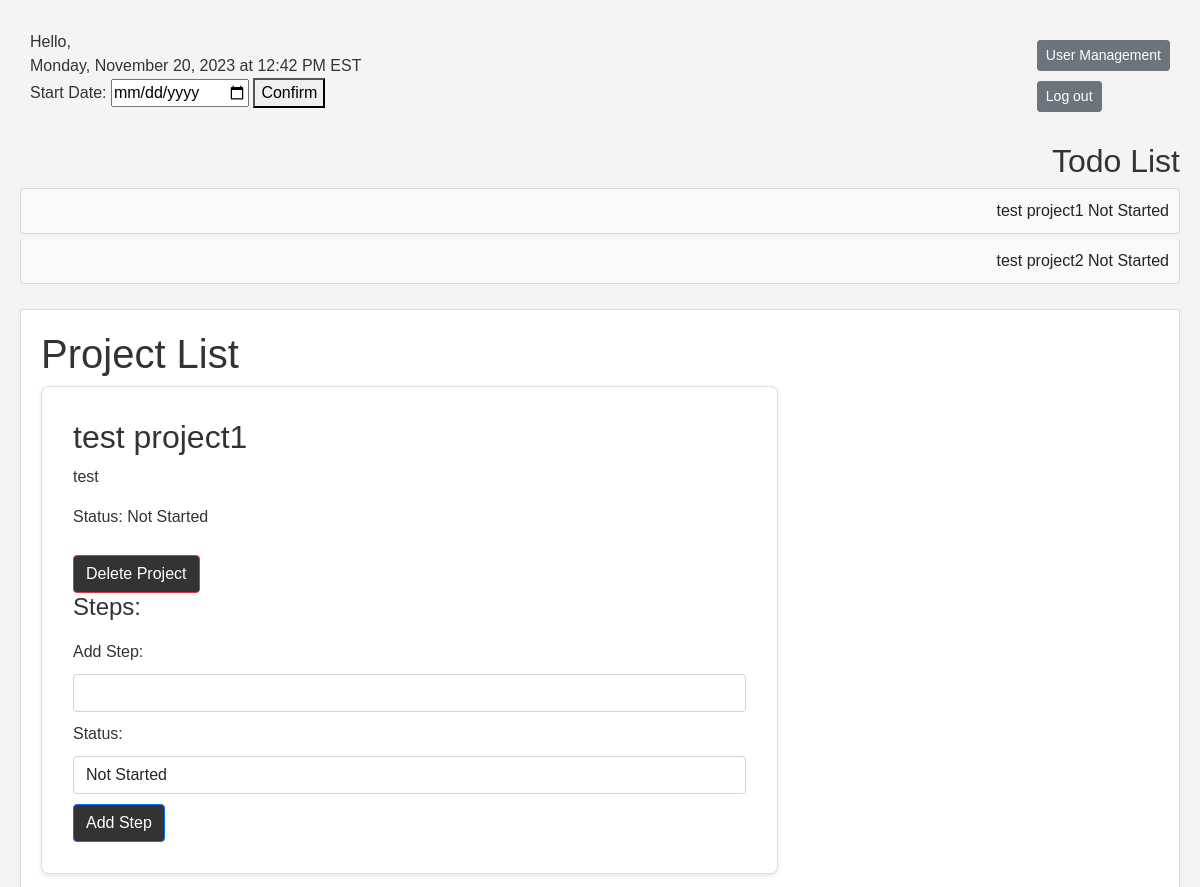
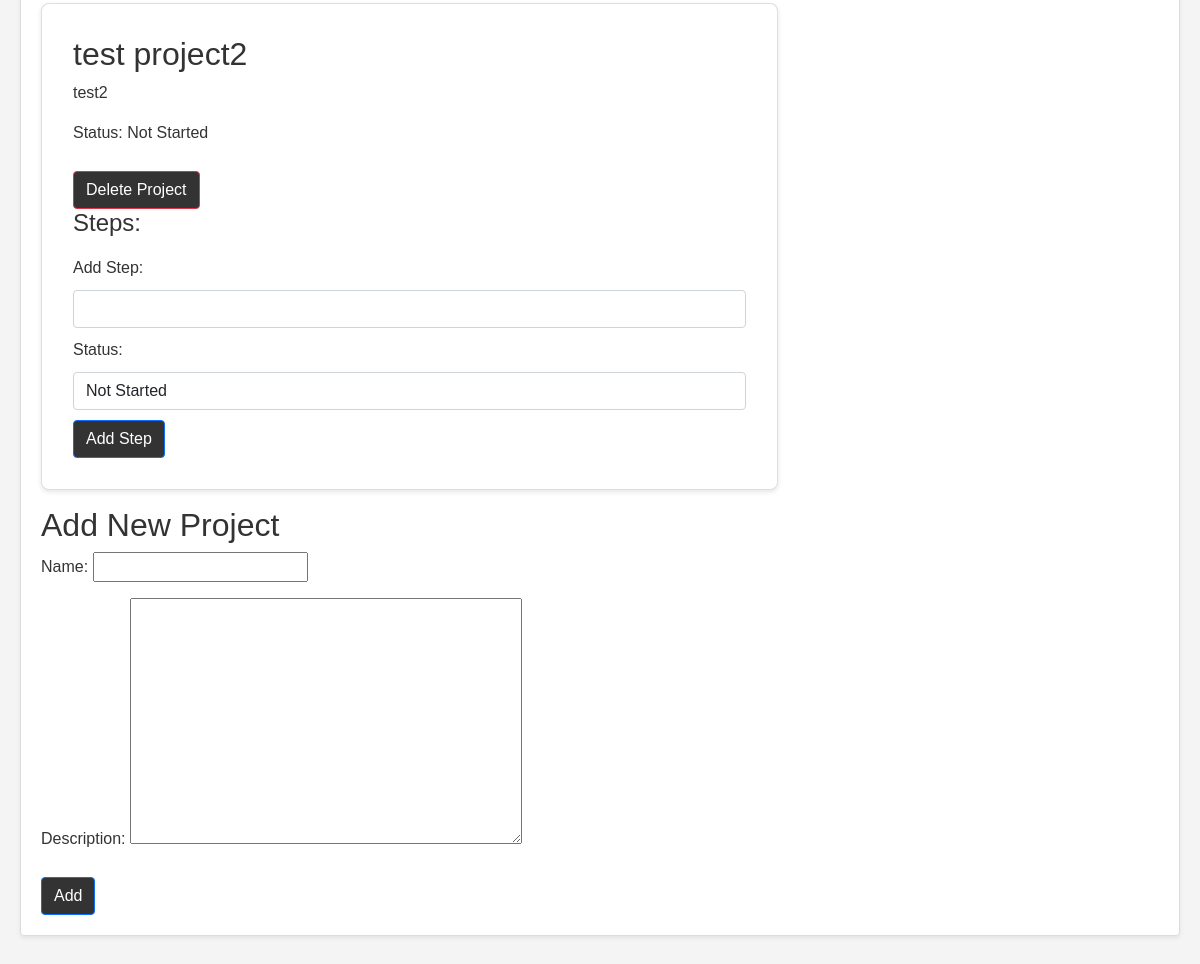
The page /projects/ on the database as committed earlier (2 pictures, top to bottom).
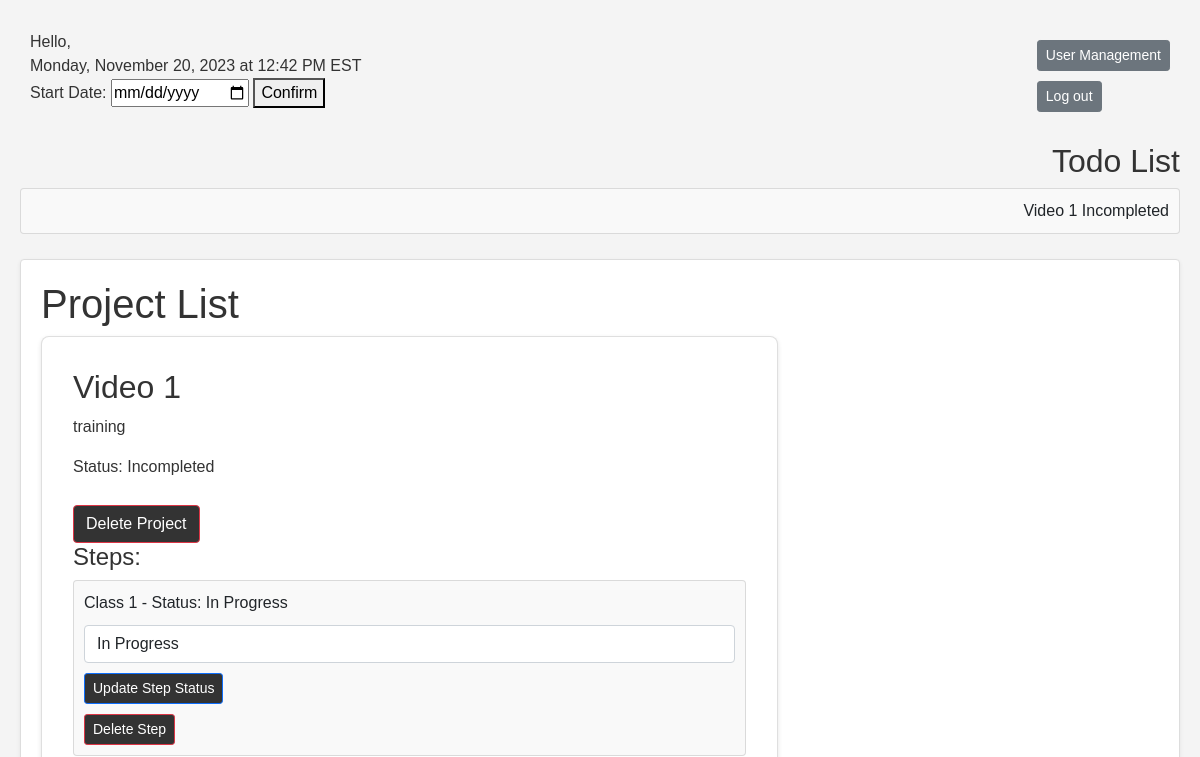
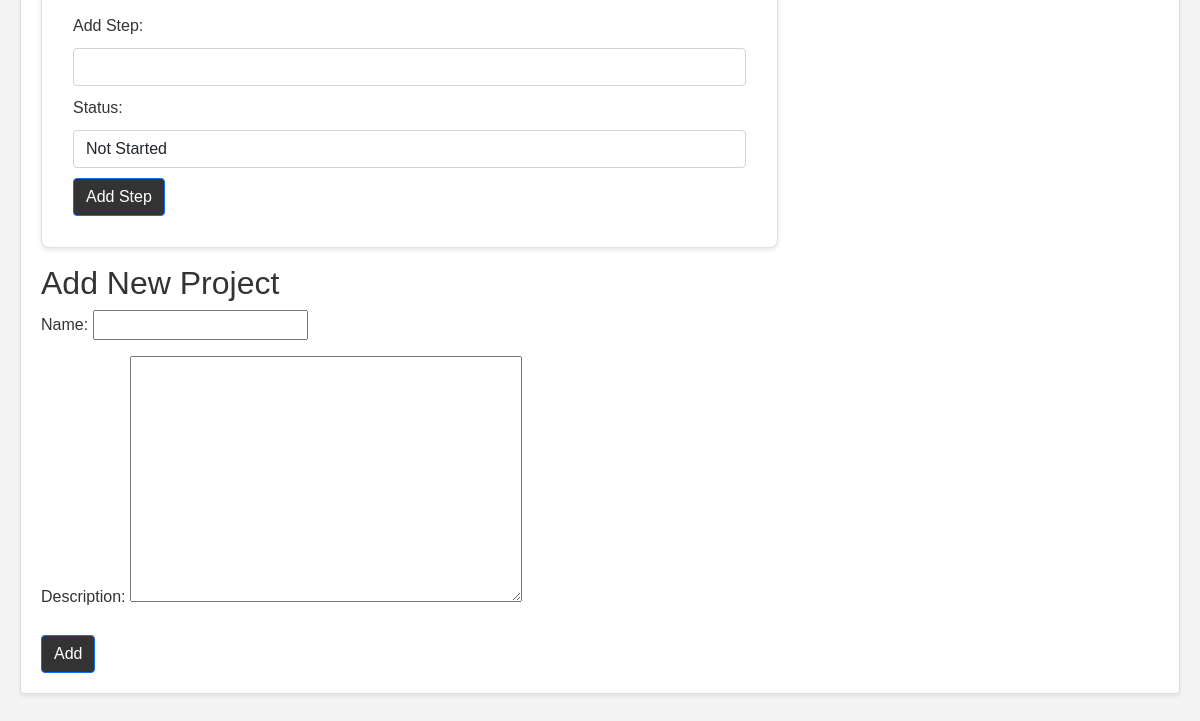
The same page on the database as committed later (2 pictures, top to bottom).
### projects/models.py (models this page shows, shortened)
class Project(models.Model):
    STATUS_CHOICES = (
        ('Not Started', 'Not Started'),
        ('Incompleted', 'Incompleted'),
        ('Completed', 'Completed'),
    )
    name = models.CharField(max_length=100)
    description = models.TextField()
    status = models.CharField(max_length=12, choices=STATUS_CHOICES, default='Not Started')

class Step(models.Model):
    STATUS_CHOICES = (
        ('Not Started', 'Not Started'),
        ('In Progress', 'In Progress'),
        ('Completed', 'Completed'),
    )
    project = models.ForeignKey(Project, on_delete=models.CASCADE, related_name='steps')
    name = models.CharField(max_length=100)
    status = models.CharField(max_length=12, choices=STATUS_CHOICES, default='Not Started')

### projects/views.py (the view)
# urls.py: path('projects/', project_list, name='project_list'),
def project_list(request):
    if request.method == 'POST':
        form = ProjectForm(request.POST)
        if form.is_valid():
            form.save()
            return redirect('project_list')
    else:
        form = ProjectForm()
    projects = Project.objects.all()
    incomplete_projects = Project.objects.filter(status__in=["Not Started", "Incompleted"])
    return render(request, 'projects/project_list.html', {'projects': projects, 'form': form, 'incomplete_projects': incomplete_projects})

### projects/forms.py
class ProjectForm(forms.ModelForm):
    class Meta:
        model = Project
        fields = ['name', 'description']

### projects/templates/projects/project_list.html (shortened to what this page needs)
<!DOCTYPE html>
<html lang="en">
<head>
    <link href="https://cdn.jsdelivr.net/npm/bootstrap@5.1.3/dist/css/bootstrap.min.css" rel="stylesheet">
</head>
<body>
<div class="top_navi">
    <div class="top_left">
        <span>Hello, {{ user.username }}   </span>
        <br>
        <span id="CurrentTime"></span>
        <br>
         <span id="start_date">Selected Start Date:</span>
        <input type="date" id="startDateChoose">
        <button onclick="StartDate(); calculateWeekDifference()">Confirm</button>
    </div>
    <div class="top_right">
        <a href="{% url 'user_management' %}" class="btn btn-secondary btn-sm">User Management</a>
        <br>
        <a href="{% url 'login' %}" class="btn btn-secondary btn-sm">Log out</a>
    </div>
</div>
<div class="todo-list-container">
    <h2>
        Todo List
        <br>
    </h2>
    <ul class="list-group">
        {% for project in incomplete_projects %}
            <li class="list-group-item">
                {{ project.name }}
                <span>{{ project.status }}</span>
            </li>
        {% endfor %}
    </ul>
</div>
<div class="project-container">
    <div class="row">
        <div class="col-md-8">
            <h1>Project List</h1>
            {% for project in projects %}
                <div class="card mb-3">
                    <div class="card-body">
                        <h2 class="card-title">{{ project.name }}</h2>
                        <p class="card-text">{{ project.description }}</p>
                        <p>Status: {{ project.status }}</p>
                        <a href="{% url 'delete_project' project.id %}" class="btn btn-danger">Delete Project</a>
                        <h4>Steps:</h4>
                        <ul class="list-group">
                            {% for step in project.steps.all %}
                                <li class="list-group-item">
                                    {{ step.name }} - Status: {{ step.status }}
                                    <form method="post" action="{% url 'edit_step_status' step.id %}" class="form-inline">
                                        <select name="status" class="form-control mr-2">
                                            <option value="In Progress" {% if step.status == "In Progress" %} selected {% endif %}>In Progress</option>
                                        </select>
                                        <button type="submit" class="btn btn-sm btn-primary">Update Step Status</button>
                                    </form>
                                    <a href="{% url 'delete_step' step.id %}" class="btn btn-sm btn-danger">Delete Step</a>
                                </li>
                            {% endfor %}
                        </ul>
                        <form method="post" action="{% url 'add_step' project.id %}" class="form">
                            <div class="form-group">
                                <label for="step_name">Add Step:</label>
                                <input type="text" name="step_name" required class="form-control">
                            </div>
                            <div class="form-group">
                                <label for="step_status">Status:</label>
                                <select name="step_status" class="form-control">
                                    <option value="Not Started">Not Started</option>
                                </select>
                            </div>
                            <button type="submit" class="btn btn-primary">Add Step</button>
                        </form>
                    </div>
                </div>
            {% endfor %}
            <h2>Add New Project</h2>
            <form method="post" class="form">
                {{ form.as_p }}
                <button type="submit" class="btn btn-primary">Add</button>
            </form>
        </div>
    </div>
</div>
</body>
</html>

### projects/templates/projects/project_list.html (style rules this page uses)
body { font-family: 'Arial', sans-serif; background-color: #f4f4f4; color: #333; margin: 0; padding: 20px; }
.top_navi { display: flex; justify-content: space-between; margin-bottom: 20px; }
.top_left, .top_right { padding: 10px; }
.todo-list-container { text-align: right; margin-bottom: 20px; }
.project-container { background-color: #fff; border: 1px solid #ddd; border-radius: .25rem; box-shadow: 0 .125rem .25rem rgba(0,0,0,.075); padding: 20px; margin-bottom: 20px; }
.card { background-color: white; margin-bottom: 10px; padding: 15px; border-radius: 8px; box-shadow: 0 2px 5px rgba(0, 0, 0, 0.1); }
.list-group-item { background-color: #f9f9f9; margin-bottom: 5px; padding: 10px; border-radius: 4px; }
.btn, .form-control, .form-group { margin-top: 10px; }
.btn-primary { background-color: #333; }
.btn-danger { background-color: #333; }

Rows that differ between the two databases and show on the page:
removed Project: name "test project1", status "Not Started", description "test"
removed Project: name "test project2", status "Not Started", description "test2"
added Project: name "Video 1", status "Incompleted", description "training"
added Step: name "Class 1", status "In Progress"
